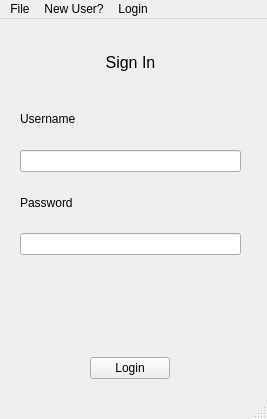
<?xml version="1.0" encoding="UTF-8"?>
<ui version="4.0">
 <class>MainWindow</class>
 <widget class="QMainWindow" name="MainWindow">
  <property name="geometry">
   <rect>
    <x>0</x>
    <y>0</y>
    <width>267</width>
    <height>419</height>
   </rect>
  </property>
  <property name="windowTitle">
   <string>Sign On</string>
  </property>
  <widget class="QWidget" name="centralwidget">
   <widget class="QStackedWidget" name="stackedWidget">
    <property name="geometry">
     <rect>
      <x>10</x>
      <y>9</y>
      <width>241</width>
      <height>351</height>
     </rect>
    </property>
    <property name="currentIndex">
     <number>0</number>
    </property>
    <widget class="QWidget" name="page">
     <widget class="QWidget" name="verticalLayoutWidget">
      <property name="geometry">
       <rect>
        <x>10</x>
        <y>10</y>
        <width>221</width>
        <height>341</height>
       </rect>
      </property>
      <layout class="QVBoxLayout" name="verticalLayout">
       <item>
        <widget class="QLabel" name="login_label">
         <property name="text">
          <string>&lt;html&gt;&lt;head/&gt;&lt;body&gt;&lt;p align=&quot;center&quot;&gt;&lt;span style=&quot; font-size:12pt;&quot;&gt;Sign In&lt;/span&gt;&lt;/p&gt;&lt;/body&gt;&lt;/html&gt;</string>
         </property>
        </widget>
       </item>
       <item>
        <widget class="QLabel" name="username_label">
         <property name="text">
          <string>Username</string>
         </property>
        </widget>
       </item>
       <item>
        <widget class="QLineEdit" name="username_lineEdit"/>
       </item>
       <item>
        <widget class="QLabel" name="password_label">
         <property name="text">
          <string>Password</string>
         </property>
        </widget>
       </item>
       <item>
        <widget class="QLineEdit" name="password_lineEdit">
         <property name="echoMode">
          <enum>QLineEdit::Password</enum>
         </property>
        </widget>
       </item>
       <item>
        <spacer name="horizontalSpacer_2">
         <property name="orientation">
          <enum>Qt::Horizontal</enum>
         </property>
         <property name="sizeHint" stdset="0">
          <size>
           <width>40</width>
           <height>20</height>
          </size>
         </property>
        </spacer>
       </item>
       <item alignment="Qt::AlignHCenter">
        <widget class="QLabel" name="login_feedback_label">
         <property name="text">
          <string/>
         </property>
        </widget>
       </item>
       <item>
        <spacer name="horizontalSpacer_3">
         <property name="orientation">
          <enum>Qt::Horizontal</enum>
         </property>
         <property name="sizeHint" stdset="0">
          <size>
           <width>40</width>
           <height>20</height>
          </size>
         </property>
        </spacer>
       </item>
       <item alignment="Qt::AlignHCenter">
        <widget class="QPushButton" name="signInButton">
         <property name="text">
          <string>Login</string>
         </property>
        </widget>
       </item>
      </layout>
     </widget>
    </widget>
    <widget class="QWidget" name="page_2">
     <widget class="QWidget" name="verticalLayoutWidget_2">
      <property name="geometry">
       <rect>
        <x>10</x>
        <y>10</y>
        <width>221</width>
        <height>341</height>
       </rect>
      </property>
      <layout class="QVBoxLayout" name="verticalLayout_2">
       <item>
        <widget class="QLabel" name="register_label">
         <property name="text">
          <string>&lt;html&gt;&lt;head/&gt;&lt;body&gt;&lt;p align=&quot;center&quot;&gt;&lt;span style=&quot; font-size:12pt;&quot;&gt;Register&lt;/span&gt;&lt;/p&gt;&lt;/body&gt;&lt;/html&gt;</string>
         </property>
        </widget>
       </item>
       <item>
        <widget class="QLabel" name="register_name_label">
         <property name="text">
          <string>Name</string>
         </property>
        </widget>
       </item>
       <item>
        <widget class="QLineEdit" name="register_name_lineEdit"/>
       </item>
       <item>
        <widget class="QLabel" name="register_username_label">
         <property name="text">
          <string>Username</string>
         </property>
        </widget>
       </item>
       <item>
        <widget class="QLineEdit" name="register_username_lineEdit"/>
       </item>
       <item>
        <widget class="QLabel" name="register_password_label">
         <property name="text">
          <string>&lt;html&gt;&lt;head/&gt;&lt;body&gt;&lt;p&gt;Password &lt;span style=&quot; font-size:9pt;&quot;&gt;(6 or more characters)&lt;/span&gt;&lt;/p&gt;&lt;/body&gt;&lt;/html&gt;</string>
         </property>
        </widget>
       </item>
       <item>
        <widget class="QLineEdit" name="register_password_lineEdit">
         <property name="echoMode">
          <enum>QLineEdit::Password</enum>
         </property>
        </widget>
       </item>
       <item>
        <widget class="QLabel" name="register_confirmPassword_label">
         <property name="text">
          <string>Confirm Password</string>
         </property>
        </widget>
       </item>
       <item>
        <widget class="QLineEdit" name="register_confirmPassword_lineEdit">
         <property name="echoMode">
          <enum>QLineEdit::Password</enum>
         </property>
        </widget>
       </item>
       <item>
        <widget class="QLabel" name="register_message">
         <property name="text">
          <string>&lt;html&gt;&lt;head/&gt;&lt;body&gt;&lt;p align=&quot;center&quot;&gt;&lt;span style=&quot; font-size:9pt;&quot;&gt;&lt;br/&gt;&lt;/span&gt;&lt;/p&gt;&lt;/body&gt;&lt;/html&gt;</string>
         </property>
        </widget>
       </item>
       <item>
        <spacer name="horizontalSpacer">
         <property name="orientation">
          <enum>Qt::Horizontal</enum>
         </property>
         <property name="sizeHint" stdset="0">
          <size>
           <width>40</width>
           <height>20</height>
          </size>
         </property>
        </spacer>
       </item>
       <item alignment="Qt::AlignHCenter">
        <widget class="QPushButton" name="registerButton">
         <property name="text">
          <string>Register</string>
         </property>
        </widget>
       </item>
      </layout>
     </widget>
    </widget>
   </widget>
  </widget>
  <widget class="QMenuBar" name="menubar">
   <property name="geometry">
    <rect>
     <x>0</x>
     <y>0</y>
     <width>267</width>
     <height>22</height>
    </rect>
   </property>
   <widget class="QMenu" name="menuFile">
    <property name="title">
     <string>File</string>
    </property>
    <addaction name="actionExit"/>
   </widget>
   <widget class="QMenu" name="menuNew_User">
    <property name="title">
     <string>New User?</string>
    </property>
    <addaction name="actionRegister"/>
   </widget>
   <widget class="QMenu" name="menuLogin">
    <property name="title">
     <string>Login</string>
    </property>
    <addaction name="actionLogin_Page"/>
   </widget>
   <addaction name="menuFile"/>
   <addaction name="menuNew_User"/>
   <addaction name="menuLogin"/>
  </widget>
  <widget class="QStatusBar" name="statusbar"/>
  <action name="actionExit">
   <property name="text">
    <string>Exit</string>
   </property>
  </action>
  <action name="actionRegister">
   <property name="text">
    <string>Register</string>
   </property>
  </action>
  <action name="actionLogin_Page">
   <property name="text">
    <string>Login Page</string>
   </property>
  </action>
 </widget>
 <resources/>
 <connections/>
</ui>
